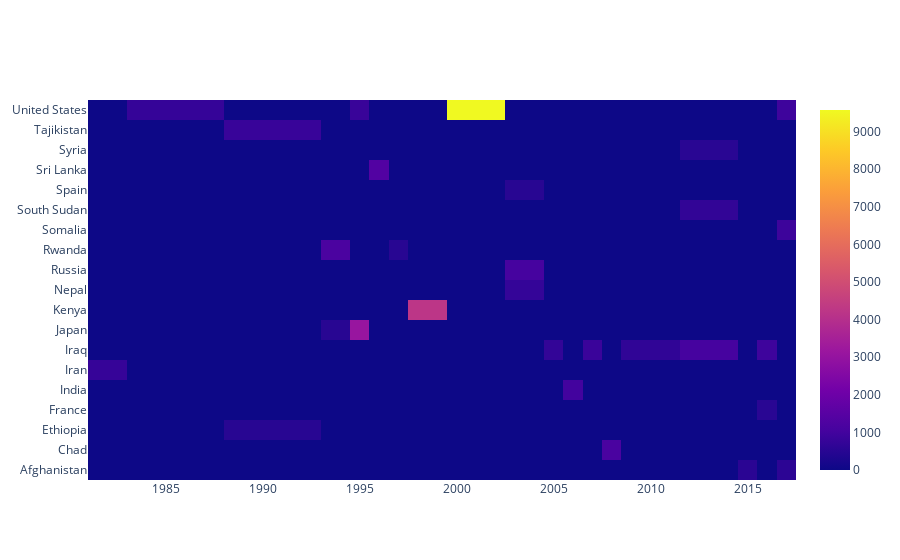

Notebook cell for this chart:
### Code cell
## now lets see the reltion between them using heatmap
import plotly.offline as py
py.init_notebook_mode(connected=True)
import plotly.graph_objs as go
heatmap = go.Heatmap(z=terror1.values, x=terror1.columns, y=terror1.index)
data = [heatmap]
fig = go.Figure(data=data)
py.iplot(fig, filename='heatmap',show_link=False)

### Figure 1 — Plotly figure (JSON) as saved in the notebook; plotly's stock layout.template omitted (floating-point values rounded to 4 significant figures; data arrays with more than 128 entries replaced by an {"elided": "..."} marker saying what was removed)
{"data": [{"type": "heatmap", "x": [1982, 1984, 1992, 1994, 1995, 1996, 1997, 1998, 2001, 2004, 2005, 2006, 2007, 2008, 2009, 2014, 2015, 2016, 2017], "y": ["Afghanistan", "Chad", "Ethiopia", "France", "India", "Iran", "Iraq", "Japan", "Kenya", "Nepal", "Russia", "Rwanda", "Somalia", "South Sudan", "Spain", "Sri Lanka", "Syria", "Tajikistan", "United States"], "z": {"elided": "19x19 float values"}}], "layout": {}}
